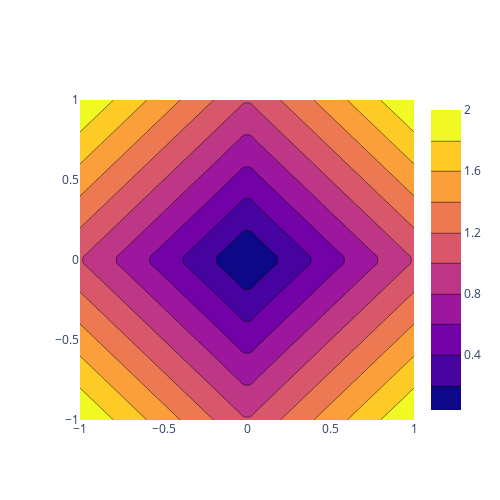

The cell this chart's notebook holds for it:
### Code cell
fig = go.Figure(go.Contour(x=x, y=y, z=z_l1))
fig.update_layout(width=500, height=500)
fig.show()
